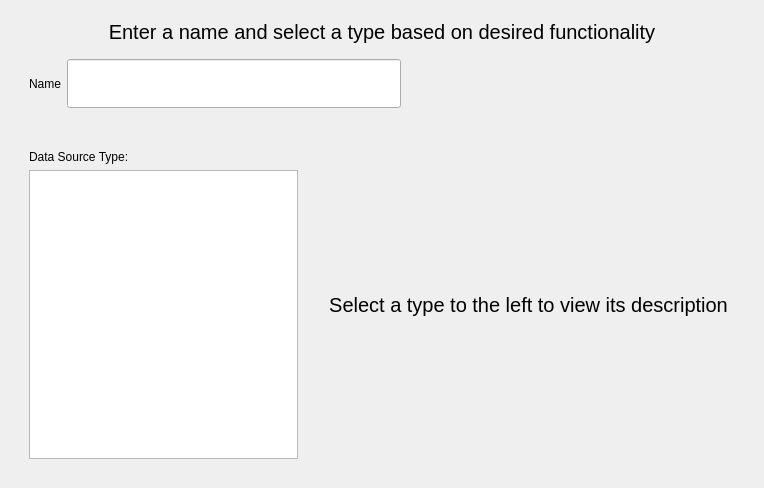
<?xml version="1.0" encoding="UTF-8"?>
<ui version="4.0">
 <class>CreateDataSourceType</class>
 <widget class="QWidget" name="CreateDataSourceType">
  <property name="geometry">
   <rect>
    <x>0</x>
    <y>0</y>
    <width>764</width>
    <height>488</height>
   </rect>
  </property>
  <property name="windowTitle">
   <string>CreateDataSourceType</string>
  </property>
  <layout class="QVBoxLayout" name="verticalLayout">
   <item>
    <widget class="QWidget" name="widget_3" native="true">
     <property name="sizePolicy">
      <sizepolicy hsizetype="Preferred" vsizetype="Preferred">
       <horstretch>0</horstretch>
       <verstretch>1</verstretch>
      </sizepolicy>
     </property>
     <layout class="QVBoxLayout" name="verticalLayout_2">
      <item>
       <widget class="QLabel" name="label">
        <property name="font">
         <font>
          <pointsize>15</pointsize>
         </font>
        </property>
        <property name="text">
         <string>Enter a name and select a type based on desired functionality</string>
        </property>
        <property name="alignment">
         <set>Qt::AlignCenter</set>
        </property>
        <property name="wordWrap">
         <bool>true</bool>
        </property>
       </widget>
      </item>
      <item>
       <widget class="QWidget" name="widget" native="true">
        <property name="sizePolicy">
         <sizepolicy hsizetype="Preferred" vsizetype="Preferred">
          <horstretch>0</horstretch>
          <verstretch>0</verstretch>
         </sizepolicy>
        </property>
        <layout class="QHBoxLayout" name="horizontalLayout">
         <item>
          <widget class="QLabel" name="nameLabel">
           <property name="text">
            <string>Name</string>
           </property>
          </widget>
         </item>
         <item>
          <widget class="QLineEdit" name="nameEdit">
           <property name="sizePolicy">
            <sizepolicy hsizetype="Expanding" vsizetype="Expanding">
             <horstretch>0</horstretch>
             <verstretch>0</verstretch>
            </sizepolicy>
           </property>
           <property name="maximumSize">
            <size>
             <width>16777215</width>
             <height>300</height>
            </size>
           </property>
           <property name="font">
            <font>
             <pointsize>25</pointsize>
            </font>
           </property>
          </widget>
         </item>
         <item>
          <spacer name="horizontalSpacer">
           <property name="orientation">
            <enum>Qt::Horizontal</enum>
           </property>
           <property name="sizeHint" stdset="0">
            <size>
             <width>40</width>
             <height>20</height>
            </size>
           </property>
          </spacer>
         </item>
        </layout>
       </widget>
      </item>
     </layout>
    </widget>
   </item>
   <item>
    <widget class="QWidget" name="widget_2" native="true">
     <property name="sizePolicy">
      <sizepolicy hsizetype="Preferred" vsizetype="Preferred">
       <horstretch>0</horstretch>
       <verstretch>3</verstretch>
      </sizepolicy>
     </property>
     <layout class="QHBoxLayout" name="horizontalLayout_2">
      <item>
       <widget class="QWidget" name="widget_4" native="true">
        <property name="sizePolicy">
         <sizepolicy hsizetype="Preferred" vsizetype="Preferred">
          <horstretch>2</horstretch>
          <verstretch>0</verstretch>
         </sizepolicy>
        </property>
        <layout class="QVBoxLayout" name="verticalLayout_3">
         <item>
          <widget class="QLabel" name="typeLabel">
           <property name="sizePolicy">
            <sizepolicy hsizetype="Preferred" vsizetype="Maximum">
             <horstretch>0</horstretch>
             <verstretch>0</verstretch>
            </sizepolicy>
           </property>
           <property name="text">
            <string>Data Source Type:</string>
           </property>
          </widget>
         </item>
         <item>
          <widget class="QListWidget" name="typeView">
           <property name="font">
            <font>
             <pointsize>20</pointsize>
            </font>
           </property>
           <property name="editTriggers">
            <set>QAbstractItemView::NoEditTriggers</set>
           </property>
           <property name="selectionBehavior">
            <enum>QAbstractItemView::SelectRows</enum>
           </property>
          </widget>
         </item>
        </layout>
       </widget>
      </item>
      <item>
       <widget class="QLabel" name="typeDescription">
        <property name="sizePolicy">
         <sizepolicy hsizetype="Preferred" vsizetype="Preferred">
          <horstretch>3</horstretch>
          <verstretch>0</verstretch>
         </sizepolicy>
        </property>
        <property name="font">
         <font>
          <pointsize>15</pointsize>
         </font>
        </property>
        <property name="text">
         <string>Select a type to the left to view its description</string>
        </property>
        <property name="alignment">
         <set>Qt::AlignCenter</set>
        </property>
        <property name="wordWrap">
         <bool>true</bool>
        </property>
       </widget>
      </item>
     </layout>
    </widget>
   </item>
  </layout>
 </widget>
 <resources/>
 <connections/>
</ui>
